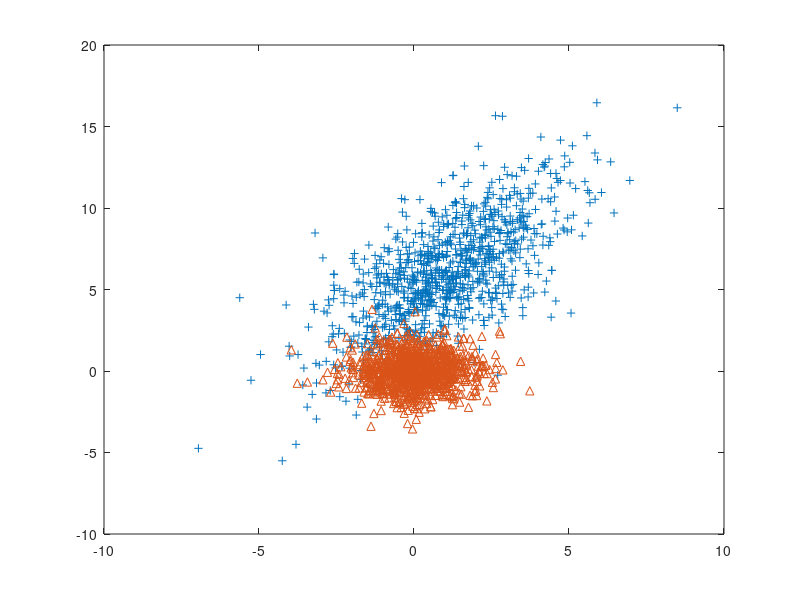

The MATLAB source for this figure:
#Par Robin Cavalieri
function first_analysis 
#==========================================================================================
  #Création des vecteur de données (P300)
  p_300_C1_temp = load("Points/C1.txt");
  p_300_C2_temp = load("Points/C2.txt");
#==========================================================================================
  #affichage des données recueuillies 
  plot(p_300_C1_temp(:,1),p_300_C1_temp(:,2),'+',p_300_C2_temp(:,1),p_300_C2_temp(:,2),'^');
#==========================================================================================
  #connaitre la taille des matrices de données
  [i,j] = size(p_300_C1_temp);
  printf("La taille temporaire de P300 et P300/ est : %d par %d\n",i,j);
#==========================================================================================
  #transformation en tableau de 1000 vecteurs de données
  #Matrices Transposées 
  p_300_C1 = p_300_C1_temp';
  p_300_C2 = p_300_C2_temp';
  [k,N]=size(p_300_C1);
  printf("La taille finale de P300 et P300/ est : %d par %d\n",k,N);
  printf("Les matrices de données ont été traitées...\n\n");
#==========================================================================================
  #calcul de la moyenne 
  moy_p_300_C1 = [sum(p_300_C1(1,i))/N;sum(p_300_C1(2,i))/N];
  printf("vecteur moyen de C1 : \n");
  disp(moy_p_300_C1);
  printf("\n");
  moy_p_300_C2 = [sum(p_300_C2(1,i))/N;sum(p_300_C2(2,i))/N];
  printf("vecteur moyen de C2 : \n");
  disp(moy_p_300_C2);
  printf("\n");
#==========================================================================================
  #calcul des matrices de covariance pour C1 et C2
  cov_C1=zeros(k,k);
  cov_C2=zeros(k,k);
  cov_C1_temp = p_300_C1 - moy_p_300_C1;
  cov_C2_temp = p_300_C2 - moy_p_300_C2;
  #[i,j] = size(cov_C1_temp);
  #printf("La taille de la matrice temp est : %d par %d\n\n",i,j);
  for i=1:N
    cov_C1 = [(1/(N-1))*(cov_C1_temp*(cov_C1_temp)')]+cov_C1;
    cov_C2 = [(1/(N-1))*(cov_C2_temp*(cov_C2_temp)')]+cov_C2;
  endfor
  [i,j] = size(cov_C1);
  printf("La taille de la matrice de covariance C1 est : %d par %d\n\n",i,j);
  disp(cov_C1);
  printf("\n");
  [i,j] = size(cov_C2);
  printf("La taille de la matrice de covariance C2 est : %d par %d\n\n",i,j);
  disp(cov_C2);
  printf("\n");
#==========================================================================================
  #calcul des valeurs propres et des vecteurs propres des matrices de covariance
  
  #1 - valeurs propres et vecteurs propres pour cov_C1
  [vecteurs_propres_cov_C1, valeurs_propres_cov_C1] = eig(cov_C1);
  
  printf("Les VALEURS propres de la matrice de covariance de C1 sont :\n");
  disp(valeurs_propres_cov_C1);
  printf("\n");
  
  printf("Les VECTEURS propres de la matrice de covariance de C1 sont :\n");
  disp(vecteurs_propres_cov_C1);
  printf("\n");
  
  #2 - valeurs propres et vecteurs propres pour cov_C2
  [vecteurs_propres_cov_C2, valeurs_propres_cov_C2] = eig(cov_C2);
  
  printf("Les VALEURS propres de la matrice de covariance de C2 sont :\n");
  disp(valeurs_propres_cov_C2);
  printf("\n");
  
  printf("Les VECTEURS propres de la matrice de covariance de C2 sont :\n");
  disp(vecteurs_propres_cov_C2);
  printf("\n");
#==========================================================================================
  #étape de réduction de la matrice. 
  #Pourquoi réduire ? La réductionde la matrice permet de réduire le temps de calcul via matrice diagonale.
  #valeurs_propres_cov_C2 et C1 sont les matrices de covariance réduites via la fonction eig().
  #Rapporter le problème bidimensionnel à une dimension pour faciliter le traitement 
  #Reduction= introduction d'erreurs
endfunction